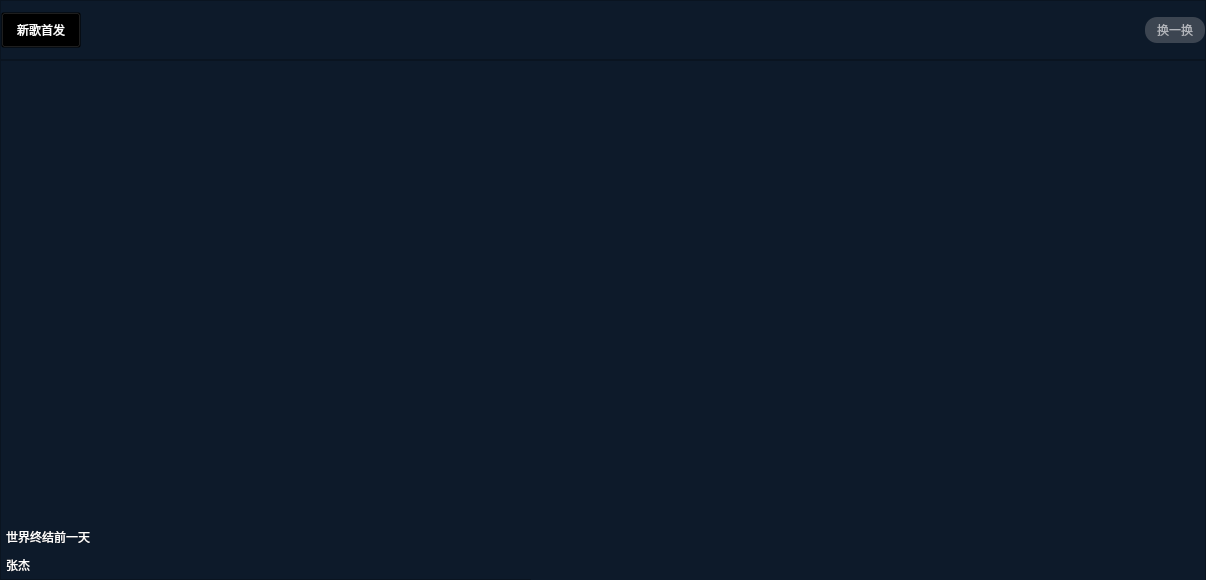
<?xml version="1.0" encoding="UTF-8"?>
<ui version="4.0">
 <class>MvType</class>
 <widget class="QWidget" name="MvType">
  <property name="geometry">
   <rect>
    <x>0</x>
    <y>0</y>
    <width>1206</width>
    <height>580</height>
   </rect>
  </property>
  <property name="minimumSize">
   <size>
    <width>0</width>
    <height>580</height>
   </size>
  </property>
  <property name="windowTitle">
   <string>Form</string>
  </property>
  <layout class="QVBoxLayout" name="verticalLayout_5">
   <property name="spacing">
    <number>0</number>
   </property>
   <property name="leftMargin">
    <number>0</number>
   </property>
   <property name="topMargin">
    <number>0</number>
   </property>
   <property name="rightMargin">
    <number>0</number>
   </property>
   <property name="bottomMargin">
    <number>0</number>
   </property>
   <item>
    <layout class="QVBoxLayout" name="verticalLayout_4">
     <property name="spacing">
      <number>0</number>
     </property>
     <item>
      <widget class="QFrame" name="frame_title">
       <property name="minimumSize">
        <size>
         <width>0</width>
         <height>60</height>
        </size>
       </property>
       <property name="styleSheet">
        <string notr="true">#frame_title
{
background-color: #0d1a2a;
}
</string>
       </property>
       <property name="frameShape">
        <enum>QFrame::StyledPanel</enum>
       </property>
       <property name="frameShadow">
        <enum>QFrame::Raised</enum>
       </property>
       <layout class="QHBoxLayout" name="horizontalLayout_2">
        <property name="spacing">
         <number>0</number>
        </property>
        <property name="leftMargin">
         <number>0</number>
        </property>
        <property name="topMargin">
         <number>0</number>
        </property>
        <property name="rightMargin">
         <number>0</number>
        </property>
        <property name="bottomMargin">
         <number>0</number>
        </property>
        <item>
         <layout class="QHBoxLayout" name="horizontalLayout">
          <item>
           <widget class="QPushButton" name="pushButton_title">
            <property name="minimumSize">
             <size>
              <width>0</width>
              <height>36</height>
             </size>
            </property>
            <property name="maximumSize">
             <size>
              <width>16777215</width>
              <height>36</height>
             </size>
            </property>
            <property name="styleSheet">
             <string notr="true">QPushButton
{
color: #ffffff;
background-color: transparent;
font: bold 12pt &quot;Microsoft YaHei UI&quot;;
}

QPushButton:hover
{
color: #fafafa;
background-color: transparent;
font: bold 12pt &quot;Microsoft YaHei UI&quot;;
}
</string>
            </property>
            <property name="text">
             <string>新歌首发</string>
            </property>
           </widget>
          </item>
          <item>
           <spacer name="horizontalSpacer">
            <property name="orientation">
             <enum>Qt::Horizontal</enum>
            </property>
            <property name="sizeHint" stdset="0">
             <size>
              <width>40</width>
              <height>20</height>
             </size>
            </property>
           </spacer>
          </item>
          <item>
           <widget class="QPushButton" name="pushButton_flush">
            <property name="minimumSize">
             <size>
              <width>60</width>
              <height>26</height>
             </size>
            </property>
            <property name="maximumSize">
             <size>
              <width>60</width>
              <height>26</height>
             </size>
            </property>
            <property name="styleSheet">
             <string notr="true">QPushButton
{
color: #b1b4ba;
border-radius: 12px;
background-color: #3c4551;
}
QPushButton:hover
{
color: #7e848c;
border-radius: 12px;
background-color: #3c4551;
}</string>
            </property>
            <property name="text">
             <string>换一换</string>
            </property>
           </widget>
          </item>
         </layout>
        </item>
       </layout>
      </widget>
     </item>
     <item>
      <widget class="QFrame" name="frame_content">
       <property name="minimumSize">
        <size>
         <width>0</width>
         <height>60</height>
        </size>
       </property>
       <property name="styleSheet">
        <string notr="true">#frame_content
{
background-color: #0d1a2a;
}
</string>
       </property>
       <property name="frameShape">
        <enum>QFrame::StyledPanel</enum>
       </property>
       <property name="frameShadow">
        <enum>QFrame::Raised</enum>
       </property>
       <layout class="QVBoxLayout" name="verticalLayout_3">
        <property name="spacing">
         <number>0</number>
        </property>
        <property name="leftMargin">
         <number>0</number>
        </property>
        <property name="topMargin">
         <number>0</number>
        </property>
        <property name="rightMargin">
         <number>0</number>
        </property>
        <property name="bottomMargin">
         <number>0</number>
        </property>
        <item>
         <layout class="QHBoxLayout" name="horizontalLayout_3" stretch="4,6">
          <property name="spacing">
           <number>10</number>
          </property>
          <item>
           <layout class="QVBoxLayout" name="verticalLayout_2" stretch="8,2">
            <property name="spacing">
             <number>0</number>
            </property>
            <item>
             <widget class="CusLabelItem" name="label_picMv">
              <property name="minimumSize">
               <size>
                <width>520</width>
                <height>0</height>
               </size>
              </property>
              <property name="styleSheet">
               <string notr="true">#label_picMv
{
border-image: url(:/images/videosmv/rectitle/music0.png);
}</string>
              </property>
              <property name="text">
               <string/>
              </property>
             </widget>
            </item>
            <item>
             <layout class="QVBoxLayout" name="verticalLayout">
              <property name="spacing">
               <number>0</number>
              </property>
              <item>
               <widget class="QPushButton" name="pushButton_bigName">
                <property name="minimumSize">
                 <size>
                  <width>0</width>
                  <height>28</height>
                 </size>
                </property>
                <property name="styleSheet">
                 <string notr="true">QPushButton
{
color: white;
border: none;
text-align: left;
padding-left: 5px;
background-color: transparent;
font: 25 11pt &quot;Microsoft YaHei UI&quot;;
}

QPushButton:hover
{
color: #46a0ef;
}</string>
                </property>
                <property name="text">
                 <string>世界终结前一天</string>
                </property>
               </widget>
              </item>
              <item>
               <widget class="QPushButton" name="pushButton_bigAuthor">
                <property name="minimumSize">
                 <size>
                  <width>0</width>
                  <height>28</height>
                 </size>
                </property>
                <property name="styleSheet">
                 <string notr="true">QPushButton
{
color: white;
border: none;
text-align: left;
padding-left: 5px;
background-color: transparent;
	font: 11pt &quot;Microsoft YaHei UI&quot;;
}

QPushButton:hover
{
color: #46a0ef;
}</string>
                </property>
                <property name="text">
                 <string>张杰</string>
                </property>
               </widget>
              </item>
             </layout>
            </item>
           </layout>
          </item>
          <item>
           <widget class="QListWidget" name="listWidget_list">
            <property name="minimumSize">
             <size>
              <width>0</width>
              <height>530</height>
             </size>
            </property>
            <property name="styleSheet">
             <string notr="true">QListWidget
{
border: none;
background-color: #0d1a2a;
}

QListWidget::item
{
background-color: #55ff00;
/*border: 1px solid #ff0000;*/
}

QListWidget::item:hover
{

}

QListWidget::item:selected
{

}</string>
            </property>
           </widget>
          </item>
         </layout>
        </item>
       </layout>
      </widget>
     </item>
    </layout>
   </item>
  </layout>
 </widget>
 <customwidgets>
  <customwidget>
   <class>CusLabelItem</class>
   <extends>QLabel</extends>
   <header>mainwidget/CusLabelItem.h</header>
  </customwidget>
 </customwidgets>
 <resources/>
 <connections/>
</ui>
